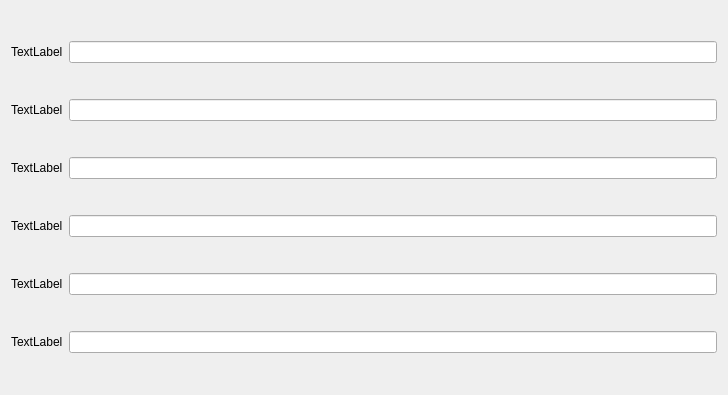
<?xml version="1.0" encoding="UTF-8"?>
<ui version="4.0">
 <class>Form</class>
 <widget class="QWidget" name="Form">
  <property name="geometry">
   <rect>
    <x>0</x>
    <y>0</y>
    <width>728</width>
    <height>395</height>
   </rect>
  </property>
  <property name="windowTitle">
   <string>Form</string>
  </property>
  <layout class="QGridLayout" name="gridLayout">
   <item row="0" column="0">
    <widget class="QLabel" name="label">
     <property name="text">
      <string>TextLabel</string>
     </property>
    </widget>
   </item>
   <item row="0" column="1">
    <widget class="QLineEdit" name="lineEdit"/>
   </item>
   <item row="1" column="0">
    <widget class="QLabel" name="label_2">
     <property name="text">
      <string>TextLabel</string>
     </property>
    </widget>
   </item>
   <item row="1" column="1">
    <widget class="QLineEdit" name="lineEdit_2"/>
   </item>
   <item row="2" column="0">
    <widget class="QLabel" name="label_3">
     <property name="text">
      <string>TextLabel</string>
     </property>
    </widget>
   </item>
   <item row="2" column="1">
    <widget class="QLineEdit" name="lineEdit_3"/>
   </item>
   <item row="3" column="0">
    <widget class="QLabel" name="label_4">
     <property name="text">
      <string>TextLabel</string>
     </property>
    </widget>
   </item>
   <item row="3" column="1">
    <widget class="QLineEdit" name="lineEdit_4"/>
   </item>
   <item row="4" column="0">
    <widget class="QLabel" name="label_5">
     <property name="text">
      <string>TextLabel</string>
     </property>
    </widget>
   </item>
   <item row="4" column="1">
    <widget class="QLineEdit" name="lineEdit_5"/>
   </item>
   <item row="5" column="0">
    <widget class="QLabel" name="label_6">
     <property name="text">
      <string>TextLabel</string>
     </property>
    </widget>
   </item>
   <item row="5" column="1">
    <widget class="QLineEdit" name="lineEdit_6"/>
   </item>
  </layout>
 </widget>
 <resources/>
 <connections/>
</ui>
